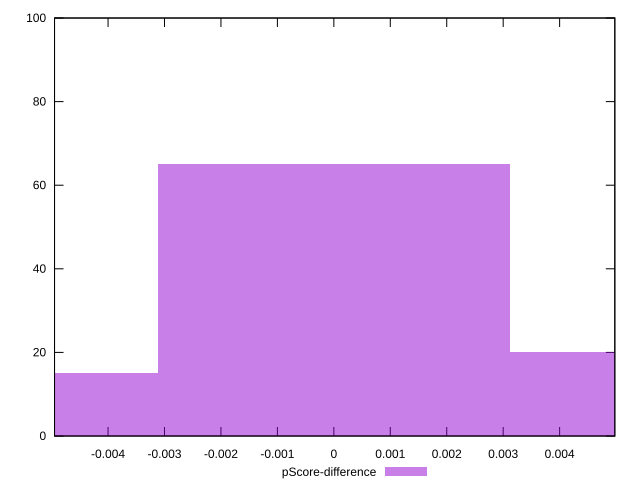

Generate this figure with gnuplot:
reset

$pScoreDifference <<EOF
0 65
0.006226888867084295 20
-0.006226888867084295 15
EOF

set key outside below
set boxwidth 0.006226888867084295
set xrange [-0.0049480491845730334:0.004977761827953064]
set yrange [0:100]
set trange [0:100]
set style fill transparent solid 0.5 noborder
set terminal svg size 640, 490 enhanced background rgb 'white'
set output "reprap/total-blocking-time/samples/pages+cached+noexternal+nomedia+nocss/pScore-difference/histogram.svg"

plot $pScoreDifference title "pScore-difference" with boxes

reset
